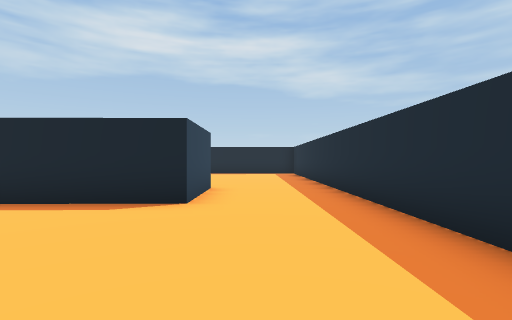
View 1 (above)

15 first-person views from a walk through a scene from a Unity 3-D project. The camera is 1.4 m above the floor, looks level and sees 85° across. The floor is counted in squares, 2 m on a side. Each view is taken from the middle of a square. On the plan, view 1 faces up. The plan holds only what a view shows up to about 9 squares ahead; the rest is blank. The place goes on beyond the plan. The player character is not drawn.

View 2
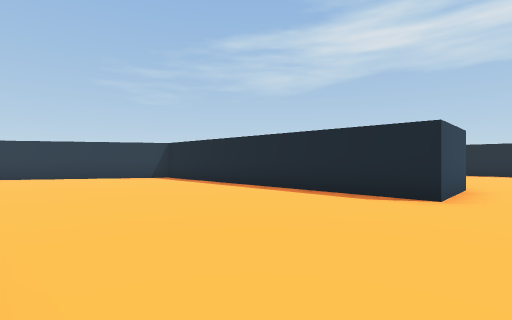

View 3
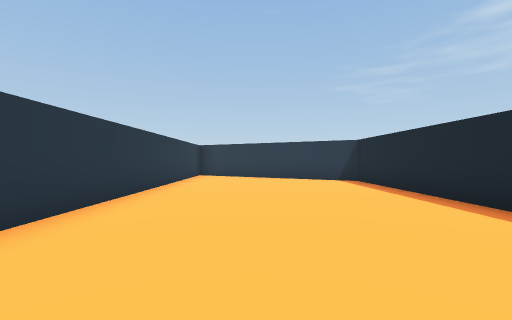

View 4
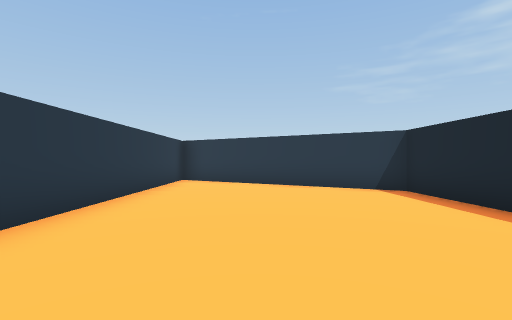

View 5
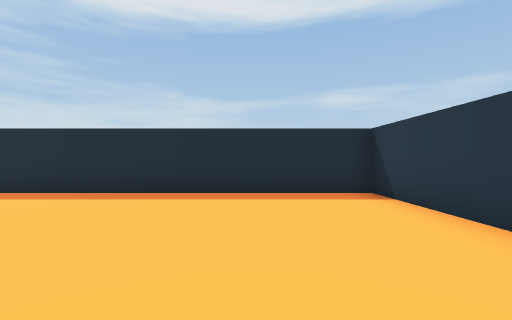

View 6
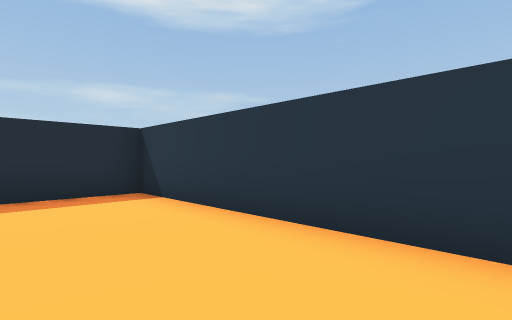

View 7
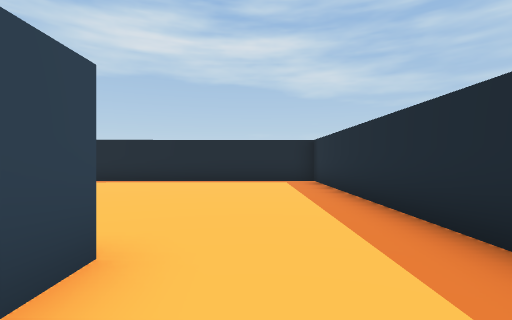

View 8
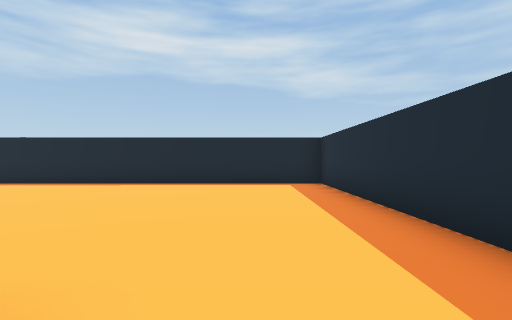

View 9
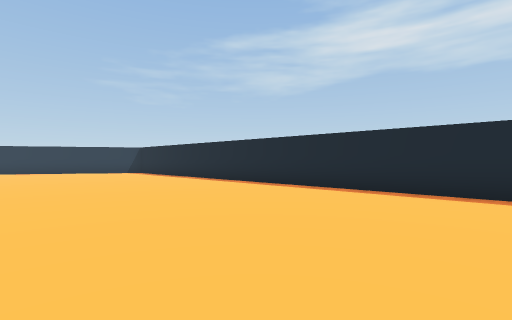

View 10
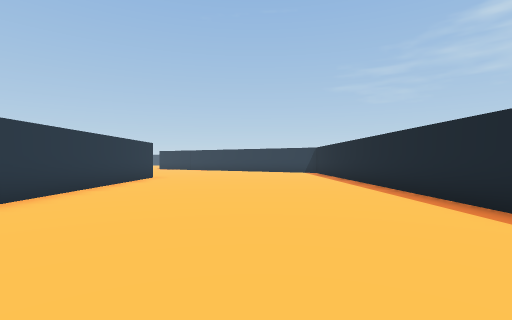

View 11
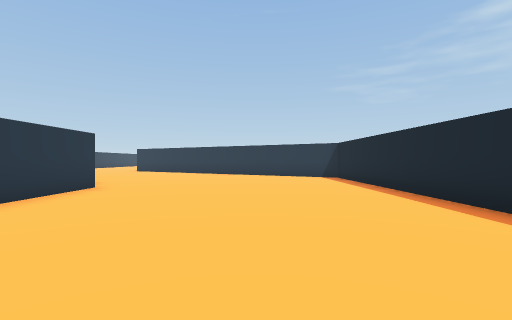

View 12
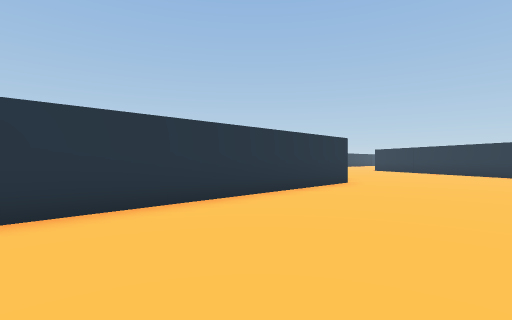

View 13
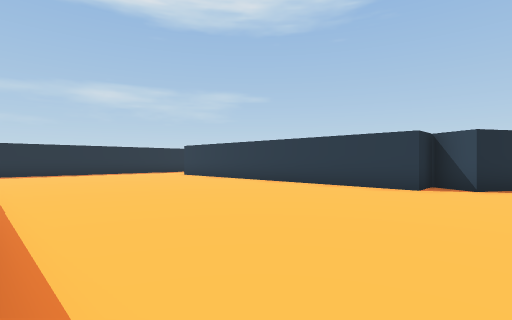

View 14
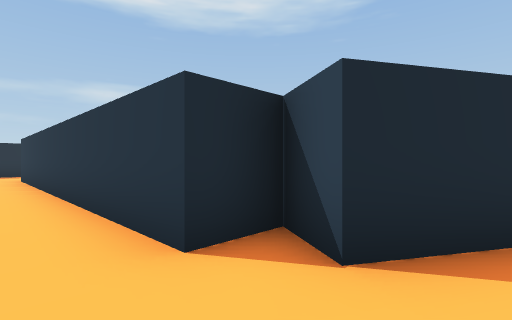

View 15
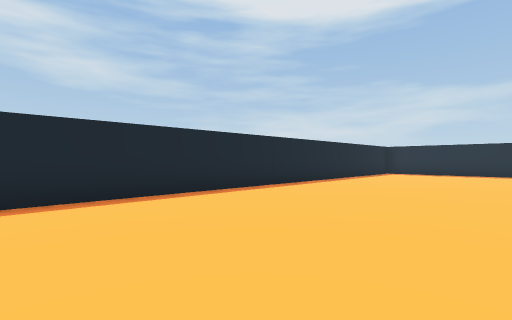

### Floor plan
Points are (right, up) in squares from view 1. A wall is a line through its corners. A room is listed if a view was taken in it or the views show most of it. See-through windows are left out.
Room 1 (views 1, 2, 3, 4, 5, 6, 7, 8)
walls: (-1.1, 7) (-1.1, 4.5) (-10.3, 4.4) (-13, -0.2); (-13, -1.6) (2, -1.5) (2, 6.5)
ways out: opening at (0.5, 7) to room 2
Room 2 (views 9, 10, 11, 12, 13, 14, 15)
walls: (-12.9, 5) (-12.1, 6.3) (-11.1, 5.7) (-11.1, 6.9) (-1.4, 7); (2, 6.5) (2, 14.4) (-13, 14.3)
ways out: opening at (0.5, 7) to room 1

Where each view was taken, in squares from view 1:
view 1: 0 up, 0 right, facing up
view 2: 1 down, 0 right, facing up-left
view 3: 1 up, 1 left, facing left
view 4: 1 up, 4 left, facing left
view 5: 1 up, 4 left, facing right
view 6: 1 up, 4 left, facing down-right
view 7: 5 up, 0 right, facing up
view 8: 6 up, 0 right, facing up
view 9: 8 up, 0 right, facing up-left
view 10: 11 up, 0 right, facing left
view 11: 11 up, 4 left, facing left
view 12: 11 up, 3 left, facing down-left
view 13: 14 up, 13 left, facing down-right
view 14: 8 up, 13 left, facing down-right
view 15: 9 up, 13 left, facing up-right
